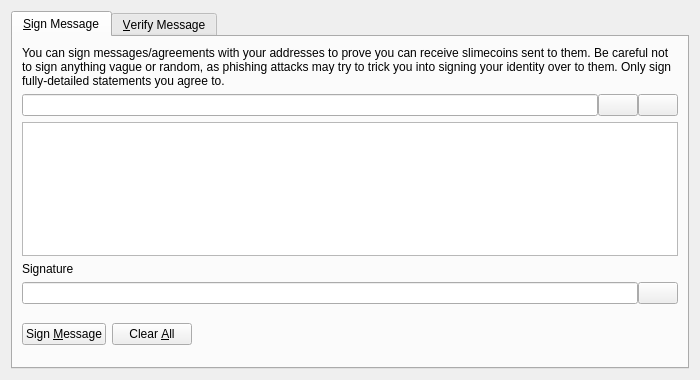
<?xml version="1.0" encoding="UTF-8"?>
<ui version="4.0">
 <class>SignVerifyMessageDialog</class>
 <widget class="QDialog" name="SignVerifyMessageDialog">
  <property name="geometry">
   <rect>
    <x>0</x>
    <y>0</y>
    <width>700</width>
    <height>380</height>
   </rect>
  </property>
  <property name="windowTitle">
   <string>Signatures - Sign / Verify a Message</string>
  </property>
  <property name="modal">
   <bool>true</bool>
  </property>
  <layout class="QVBoxLayout" name="verticalLayout">
   <item>
    <widget class="QTabWidget" name="tabWidget">
     <property name="currentIndex">
      <number>0</number>
     </property>
     <widget class="QWidget" name="tabSignMessage">
      <attribute name="title">
       <string>&amp;Sign Message</string>
      </attribute>
      <layout class="QVBoxLayout" name="verticalLayout_SM">
       <item>
        <widget class="QLabel" name="infoLabel_SM">
         <property name="text">
          <string>You can sign messages/agreements with your addresses to prove you can receive slimecoins sent to them. Be careful not to sign anything vague or random, as phishing attacks may try to trick you into signing your identity over to them. Only sign fully-detailed statements you agree to.</string>
         </property>
         <property name="textFormat">
          <enum>Qt::PlainText</enum>
         </property>
         <property name="wordWrap">
          <bool>true</bool>
         </property>
        </widget>
       </item>
       <item>
        <layout class="QHBoxLayout" name="horizontalLayout_1_SM">
         <property name="spacing">
          <number>0</number>
         </property>
         <item>
          <widget class="QValidatedLineEdit" name="addressIn_SM">
           <property name="toolTip">
            <string>The Slimecoin address to sign the message with</string>
           </property>
          </widget>
         </item>
         <item>
          <widget class="QPushButton" name="addressBookButton_SM">
           <property name="toolTip">
            <string>Choose previously used address</string>
           </property>
           <property name="text">
            <string/>
           </property>
           <property name="icon">
            <iconset resource="../slimecoin.qrc">
             <normaloff>:/icons/address-book</normaloff>:/icons/address-book</iconset>
           </property>
           <property name="shortcut">
            <string>Alt+A</string>
           </property>
           <property name="autoDefault">
            <bool>false</bool>
           </property>
          </widget>
         </item>
         <item>
          <widget class="QPushButton" name="pasteButton_SM">
           <property name="toolTip">
            <string>Paste address from clipboard</string>
           </property>
           <property name="text">
            <string/>
           </property>
           <property name="icon">
            <iconset resource="../slimecoin.qrc">
             <normaloff>:/icons/editpaste</normaloff>:/icons/editpaste</iconset>
           </property>
           <property name="shortcut">
            <string>Alt+P</string>
           </property>
           <property name="autoDefault">
            <bool>false</bool>
           </property>
          </widget>
         </item>
        </layout>
       </item>
       <item>
        <widget class="QPlainTextEdit" name="messageIn_SM">
         <property name="toolTip">
          <string>Enter the message you want to sign here</string>
         </property>
        </widget>
       </item>
       <item>
        <widget class="QLabel" name="signatureLabel_SM">
         <property name="text">
          <string>Signature</string>
         </property>
         <property name="textFormat">
          <enum>Qt::PlainText</enum>
         </property>
        </widget>
       </item>
       <item>
        <layout class="QHBoxLayout" name="horizontalLayout_2_SM">
         <property name="spacing">
          <number>0</number>
         </property>
         <item>
          <widget class="QLineEdit" name="signatureOut_SM">
           <property name="font">
            <font>
             <italic>true</italic>
            </font>
           </property>
           <property name="readOnly">
            <bool>true</bool>
           </property>
          </widget>
         </item>
         <item>
          <widget class="QPushButton" name="copySignatureButton_SM">
           <property name="toolTip">
            <string>Copy the current signature to the system clipboard</string>
           </property>
           <property name="text">
            <string/>
           </property>
           <property name="icon">
            <iconset resource="../slimecoin.qrc">
             <normaloff>:/icons/editcopy</normaloff>:/icons/editcopy</iconset>
           </property>
           <property name="autoDefault">
            <bool>false</bool>
           </property>
          </widget>
         </item>
        </layout>
       </item>
       <item>
        <layout class="QHBoxLayout" name="horizontalLayout_3_SM">
         <item>
          <widget class="QPushButton" name="signMessageButton_SM">
           <property name="toolTip">
            <string>Sign the message to prove you own this Slimecoin address</string>
           </property>
           <property name="text">
            <string>Sign &amp;Message</string>
           </property>
           <property name="icon">
            <iconset resource="../slimecoin.qrc">
             <normaloff>:/icons/edit</normaloff>:/icons/edit</iconset>
           </property>
           <property name="autoDefault">
            <bool>false</bool>
           </property>
          </widget>
         </item>
         <item>
          <widget class="QPushButton" name="clearButton_SM">
           <property name="toolTip">
            <string>Reset all sign message fields</string>
           </property>
           <property name="text">
            <string>Clear &amp;All</string>
           </property>
           <property name="icon">
            <iconset resource="../slimecoin.qrc">
             <normaloff>:/icons/remove</normaloff>:/icons/remove</iconset>
           </property>
           <property name="autoDefault">
            <bool>false</bool>
           </property>
          </widget>
         </item>
         <item>
          <spacer name="horizontalSpacer_1_SM">
           <property name="orientation">
            <enum>Qt::Horizontal</enum>
           </property>
           <property name="sizeHint" stdset="0">
            <size>
             <width>40</width>
             <height>48</height>
            </size>
           </property>
          </spacer>
         </item>
         <item>
          <widget class="QLabel" name="statusLabel_SM">
           <property name="font">
            <font>
             <weight>75</weight>
             <bold>true</bold>
            </font>
           </property>
           <property name="text">
            <string/>
           </property>
           <property name="wordWrap">
            <bool>true</bool>
           </property>
          </widget>
         </item>
         <item>
          <spacer name="horizontalSpacer_2_SM">
           <property name="orientation">
            <enum>Qt::Horizontal</enum>
           </property>
           <property name="sizeHint" stdset="0">
            <size>
             <width>40</width>
             <height>48</height>
            </size>
           </property>
          </spacer>
         </item>
        </layout>
       </item>
      </layout>
     </widget>
     <widget class="QWidget" name="tabVerifyMessage">
      <attribute name="title">
       <string>&amp;Verify Message</string>
      </attribute>
      <layout class="QVBoxLayout" name="verticalLayout_VM">
       <item>
        <widget class="QLabel" name="infoLabel_VM">
         <property name="text">
          <string>Enter the receiver's address, message (ensure you copy line breaks, spaces, tabs, etc. exactly) and signature below to verify the message. Be careful not to read more into the signature than what is in the signed message itself, to avoid being tricked by a man-in-the-middle attack. Note that this only proves the signing party receives with the address, it cannot prove sendership of any transaction!</string>
         </property>
         <property name="textFormat">
          <enum>Qt::PlainText</enum>
         </property>
         <property name="alignment">
          <set>Qt::AlignLeading|Qt::AlignLeft|Qt::AlignTop</set>
         </property>
         <property name="wordWrap">
          <bool>true</bool>
         </property>
        </widget>
       </item>
       <item>
        <layout class="QHBoxLayout" name="horizontalLayout_1_VM">
         <property name="spacing">
          <number>0</number>
         </property>
         <item>
          <widget class="QValidatedLineEdit" name="addressIn_VM">
           <property name="toolTip">
            <string>The Slimecoin address the message was signed with</string>
           </property>
          </widget>
         </item>
         <item>
          <widget class="QPushButton" name="addressBookButton_VM">
           <property name="toolTip">
            <string>Choose previously used address</string>
           </property>
           <property name="text">
            <string/>
           </property>
           <property name="icon">
            <iconset resource="../slimecoin.qrc">
             <normaloff>:/icons/address-book</normaloff>:/icons/address-book</iconset>
           </property>
           <property name="shortcut">
            <string>Alt+A</string>
           </property>
           <property name="autoDefault">
            <bool>false</bool>
           </property>
          </widget>
         </item>
        </layout>
       </item>
       <item>
        <widget class="QPlainTextEdit" name="messageIn_VM"/>
       </item>
       <item>
        <widget class="QValidatedLineEdit" name="signatureIn_VM"/>
       </item>
       <item>
        <layout class="QHBoxLayout" name="horizontalLayout_2_VM">
         <item>
          <widget class="QPushButton" name="verifyMessageButton_VM">
           <property name="toolTip">
            <string>Verify the message to ensure it was signed with the specified Slimecoin address</string>
           </property>
           <property name="text">
            <string>Verify &amp;Message</string>
           </property>
           <property name="icon">
            <iconset resource="../slimecoin.qrc">
             <normaloff>:/icons/transaction_0</normaloff>:/icons/transaction_0</iconset>
           </property>
           <property name="autoDefault">
            <bool>false</bool>
           </property>
          </widget>
         </item>
         <item>
          <widget class="QPushButton" name="clearButton_VM">
           <property name="toolTip">
            <string>Reset all verify message fields</string>
           </property>
           <property name="text">
            <string>Clear &amp;All</string>
           </property>
           <property name="icon">
            <iconset resource="../slimecoin.qrc">
             <normaloff>:/icons/remove</normaloff>:/icons/remove</iconset>
           </property>
           <property name="autoDefault">
            <bool>false</bool>
           </property>
          </widget>
         </item>
         <item>
          <spacer name="horizontalSpacer_1_VM">
           <property name="orientation">
            <enum>Qt::Horizontal</enum>
           </property>
           <property name="sizeHint" stdset="0">
            <size>
             <width>40</width>
             <height>48</height>
            </size>
           </property>
          </spacer>
         </item>
         <item>
          <widget class="QLabel" name="statusLabel_VM">
           <property name="font">
            <font>
             <weight>75</weight>
             <bold>true</bold>
            </font>
           </property>
           <property name="text">
            <string/>
           </property>
           <property name="wordWrap">
            <bool>true</bool>
           </property>
          </widget>
         </item>
         <item>
          <spacer name="horizontalSpacer_2_VM">
           <property name="orientation">
            <enum>Qt::Horizontal</enum>
           </property>
           <property name="sizeHint" stdset="0">
            <size>
             <width>40</width>
             <height>48</height>
            </size>
           </property>
          </spacer>
         </item>
        </layout>
       </item>
      </layout>
     </widget>
    </widget>
   </item>
  </layout>
 </widget>
 <customwidgets>
  <customwidget>
   <class>QValidatedLineEdit</class>
   <extends>QLineEdit</extends>
   <header>qvalidatedlineedit.h</header>
  </customwidget>
 </customwidgets>
 <resources>
  <include location="../slimecoin.qrc"/>
 </resources>
 <connections/>
</ui>
